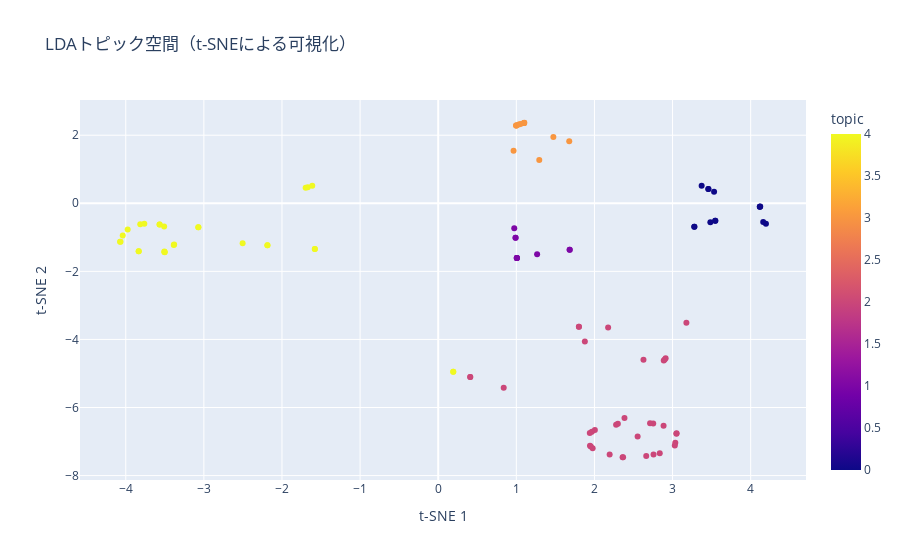

Here is the notebook cell this chart was saved with:
### Code cell
import pandas as pd
import re
from janome.tokenizer import Tokenizer
from gensim import corpora, models
from sklearn.manifold import TSNE
import matplotlib.pyplot as plt
from matplotlib import cm
import numpy as np

# --- データ準備
df = pd.read_csv("random_survey_output_bom.csv")
columns = ['Q1回答', 'Q2回答', 'Q3回答']
df['text'] = df[columns].fillna('').agg(' '.join, axis=1)

# --- トークナイズ関数
tokenizer = Tokenizer()
def tokenize(text):
    text = re.sub(r'[^\wぁ-んァ-ン一-龥]', '', text)
    tokens = []
    for token in tokenizer.tokenize(text):
        base = token.base_form
        pos = token.part_of_speech.split(',')[0]
        if pos in ['名詞', '動詞', '形容詞'] and len(base) > 1:
            tokens.append(base)
    return tokens

# --- トークン化と辞書作成
df['tokens'] = df['text'].apply(tokenize)
dictionary = corpora.Dictionary(df['tokens'])
corpus = [dictionary.doc2bow(tokens) for tokens in df['tokens']]

# --- LDAモデリング
NUM_TOPICS = 5
lda_model = models.LdaModel(corpus, num_topics=NUM_TOPICS, id2word=dictionary, passes=10, random_state=42)

# --- 文書ごとのトピック分布を取得
topic_distributions = [lda_model.get_document_topics(doc, minimum_probability=0.0) for doc in corpus]
topic_vectors = np.array([[score for _, score in doc] for doc in topic_distributions])

# --- 次元削減（t-SNE）
tsne = TSNE(n_components=2, random_state=42, perplexity=30)
tsne_results = tsne.fit_transform(topic_vectors)

# --- 可視化（マウスアノテーション付き）
fig, ax = plt.subplots(figsize=(10, 7))
sc = ax.scatter(tsne_results[:, 0], tsne_results[:, 1], c=np.argmax(topic_vectors, axis=1), cmap='tab10', alpha=0.7)

# --- トピックの色凡例
legend = ax.legend(*sc.legend_elements(), title="Topic")
ax.add_artist(legend)

# ... LDAモデリングとt-SNEのコード ...
tsne = TSNE(n_components=2, random_state=42, perplexity=30)
tsne_results = tsne.fit_transform(topic_vectors)

# --- データをプロット用に整形 ---
# トピック番号と元のテキストをt-SNEの結果に結合
plot_df = pd.DataFrame(tsne_results, columns=['x', 'y'])
plot_df['topic'] = np.argmax(topic_vectors, axis=1)
plot_df['text'] = df['text'] # ホバー表示用のテキスト
plot_df['id'] = df.index # ホバー表示用のID

# --- 📊 Plotlyでインタラクティブ可視化 ---
import plotly.express as px

fig = px.scatter(
    plot_df,
    x='x',
    y='y',
    color='topic',                   # トピック番号で色分け
    custom_data=['id', 'text'],      # ホバーで使いたいデータを指定
    title="LDAトピック空間（t-SNEによる可視化）"
)

# ホバーで表示するテキストのテンプレートを定義
# <br>は改行、<b>は太字。%{custom_data[0]}がid, %{custom_data[1]}がtextに対応
hovertemplate = """
<b>ID: %{custom_data[0]}</b><br>
Topic: %{y:.2f}<br>
Text: %{custom_data[1]|<br>|100} ...<br>
"""
# |<br>|100 は100文字ごとに<br>で改行する指定（Plotlyの機能）

fig.update_traces(hovertemplate=hovertemplate)
fig.update_layout(
    xaxis_title="t-SNE 1",
    yaxis_title="t-SNE 2",
    legend_title_text='Topic'
)

fig.show()

### Figure 1 — Plotly figure (JSON) as saved in the notebook; plotly's stock layout.template omitted (floating-point values rounded to 4 significant figures; data arrays with more than 128 entries replaced by an {"elided": "..."} marker saying what was removed)
{"data": [{"customdata": {"elided": "100x2 mixed values"}, "hovertemplate": "\n<b>ID: %{custom_data[0]}</b><br>\nTopic: %{y:.2f}<br>\nText: %{custom_data[1]|<br>|100} ...<br>\n", "legendgroup": "", "marker": {"color": [4, 2, 1, 2, 2, 2, 2, 2, 2, 2, 4, 4, 2, 2, 4, 3, 2, 1, 2, 4, 4, 4, 1, 4, 4, 4, 0, 3, 2, 0, 4, 0, 2, 0, 0, 2, 4, 4, 2, 2, 4, 2, 2, 2, 4, 4, 1, 2, 4, 3, 4, 1, 2, 0, 2, 4, 0, 0, 4, 4, 0, 2, 3, 3, 1, 3, 2, 3, 4, 2, 3, 2, 2, 2, 4, 0, 1, 1, 0, 3, 0, 3, 4, 1, 2, 2, 3, 3, 2, 3, 4, 2, 4, 2, 4, 0, 0, 1, 4, 2], "coloraxis": "coloraxis", "symbol": "circle"}, "mode": "markers", "name": "", "orientation": "v", "showlegend": false, "type": "scatter", "x": [-3.506, 3.052, 1.007, 1.943, 1.954, 2.885, 2.887, 2.753, 2.005, 2.628, -1.697, -3.814, 2.175, 1.967, -3.566, 0.9996, 2.195, 1.006, 2.361, -3.071, -2.186, -4.067, 0.9901, -2.186, -3.501, -3.834, 4.196, 1.099, 2.911, 3.459, -3.385, 3.279, 2.836, 3.532, 3.372, 2.663, -1.58, -3.835, 2.9, 2.712, -3.508, 3.035, 2.277, 1.801, -1.579, -4.073, 1.684, 2.384, -1.669, 1.102, -2.504, 1.006, 3.177, 4.117, 0.41, 0.1927, 4.161, 3.484, -3.762, -3.505, 3.458, 2.3, 0.9975, 0.9647, 1.682, 1.099, 2.756, 1.474, -3.976, 3.049, 1.031, 0.41, 3.029, 2.553, -3.568, 3.279, 0.9901, 1.266, 3.547, 1.099, 3.547, 1.054, 0.1927, 0.9734, 1.977, 1.801, 0.9994, 1.294, 1.877, 1.677, -3.071, 1.941, -1.613, 2.367, -3.381, 4.117, 4.122, 1.006, -4.039, 0.8385], "xaxis": "x", "y": [-1.417, -6.756, -1.609, -7.122, -7.145, -6.537, -4.62, -6.472, -6.657, -4.6, 0.4531, -0.618, -3.646, -6.709, -0.6252, 2.284, -7.378, -1.611, -7.46, -0.7036, -1.231, -1.13, -1.009, -1.231, -1.436, -1.41, -0.6037, 2.36, -4.555, 0.4225, -1.225, -0.691, -7.341, 0.3421, 0.513, -7.426, -1.344, -1.41, -4.589, -6.464, -0.6844, -7.037, -6.504, -3.624, -1.344, -1.129, -1.366, -6.307, 0.4717, 2.366, -1.174, -1.611, -3.51, -0.09928, -5.105, -4.95, -0.5495, -0.5579, -0.5985, -1.429, 0.4226, -6.478, 2.283, 1.542, -1.364, 2.36, -7.382, 1.948, -0.7737, -6.769, 2.318, -5.105, -7.118, -6.852, -0.624, -0.6913, -1.009, -1.495, -0.5137, 2.36, -0.5136, 2.331, -4.95, -0.7351, -7.198, -3.625, 2.284, 1.269, -4.062, 1.822, -0.7038, -6.75, 0.5174, -7.461, -1.21, -0.09927, -0.0969, -1.611, -0.9438, -5.423], "yaxis": "y"}], "layout": {"coloraxis": {"colorbar": {"title": {"text": "topic"}}, "colorscale": [[0, "#0d0887"], [0.1111, "#46039f"], [0.2222, "#7201a8"], [0.3333, "#9c179e"], [0.4444, "#bd3786"], [0.5556, "#d8576b"], [0.6667, "#ed7953"], [0.7778, "#fb9f3a"], [0.8889, "#fdca26"], [1, "#f0f921"]]}, "legend": {"title": {"text": "Topic"}, "tracegroupgap": 0}, "title": {"text": "LDAトピック空間（t-SNEによる可視化）"}, "xaxis": {"anchor": "y", "domain": [0, 1], "title": {"text": "t-SNE 1"}}, "yaxis": {"anchor": "x", "domain": [0, 1], "title": {"text": "t-SNE 2"}}}}
